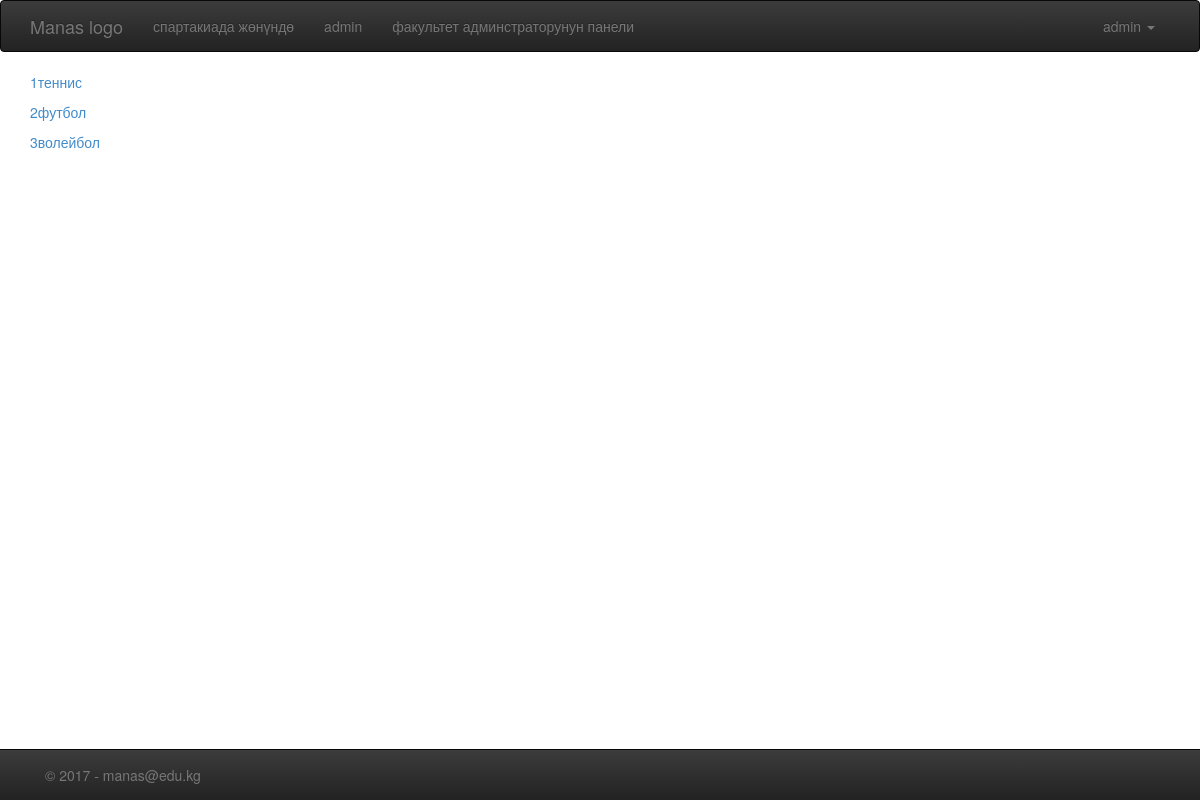
/about_faculties/sports/ (signed in), run on the app's committed database.
### spartakiada/models.py (models this page shows, shortened)
class Sport(models.Model):
    sport_name = models.CharField(max_length=100)

### about_faculties/views.py (the view)
def sports_list(request):
    sports = Sport.objects.all()
    context = {'sports':sports}
    return render(request, 'about_sports.html', context)

### about_faculties/templates/about_sports.html (shortened to what this page needs)
{% extends 'base.html' %}
{% block content %}
    <div class="container" >
        {% for i in sports %}
            <p><a href="participants/">{{ i.id }}{{ i.sport_name }}</a></p>
        {% endfor %}
    </div>
{% endblock %}

### homepage/templates/base.html (shortened to what this page needs)
{% load staticfiles  %}
<!DOCTYPE html>
<html lang="en">
  <head>
    <link rel="stylesheet" href="{% static "css/bootstrap.css" %}">
    <link rel="stylesheet" href="{% static "css/style.css" %}">
    <link rel="stylesheet" href="{% static "js/bootstrap.js" %}">
    <link rel="stylesheet" href="//netdna.bootstrapcdn.com/bootstrap/3.3.2/css/bootstrap-theme.min.css">
  </head>
  <body>
      <div class="navbar navbar-inverse navbar2" role="navigation" >
      <div class="container">
          <div class="navbar-header">
            <a class="navbar-brand" href="/">Manas logo</a>
          </div>
          <div class="navbar-collapse collapse">
            <ul class="nav navbar-nav">
              <li><a href="#">спартакиада жөнүндө</a></li>
              <li><a href="/admin/">admin</a></li>
              <li><a href=" {% if user.is_authenticated %} add/ {% else %}{% url 'login' %}{% endif %} ">факультет админстраторунун панели</a></li>
            </ul>
            <ul class="nav navbar-nav navbar-right">
                {% if user.is_authenticated %}
           <li class="dropdown">
             <a href="{% url 'profile' %}" class="dropdown-toggle" data-toggle="dropdown">{{ user }} <b class="caret"></b></a>
          </li>
                {% endif %}
            </ul>
          </div>
        </div>
      </div>
    <div id="content">
 {% block content %}{% endblock %}
    </div>
    <div class="navbar navbar-inverse navbar-fixed-bottom">
        <div class="container">
            <p class="navbar-text pull-left">© 2017 - manas@edu.kg</p>
        </div>
    </div>
  </body>
</html>

### homepage/static/css/style.css (style rules this page uses)
.navbar2 { width: 100%; }

### data on the page
Sport: id "1", sport_name "теннис"
Sport: id "2", sport_name "футбол"
Sport: id "3", sport_name "волейбол"

### other printed values
{{ user }} "admin"
